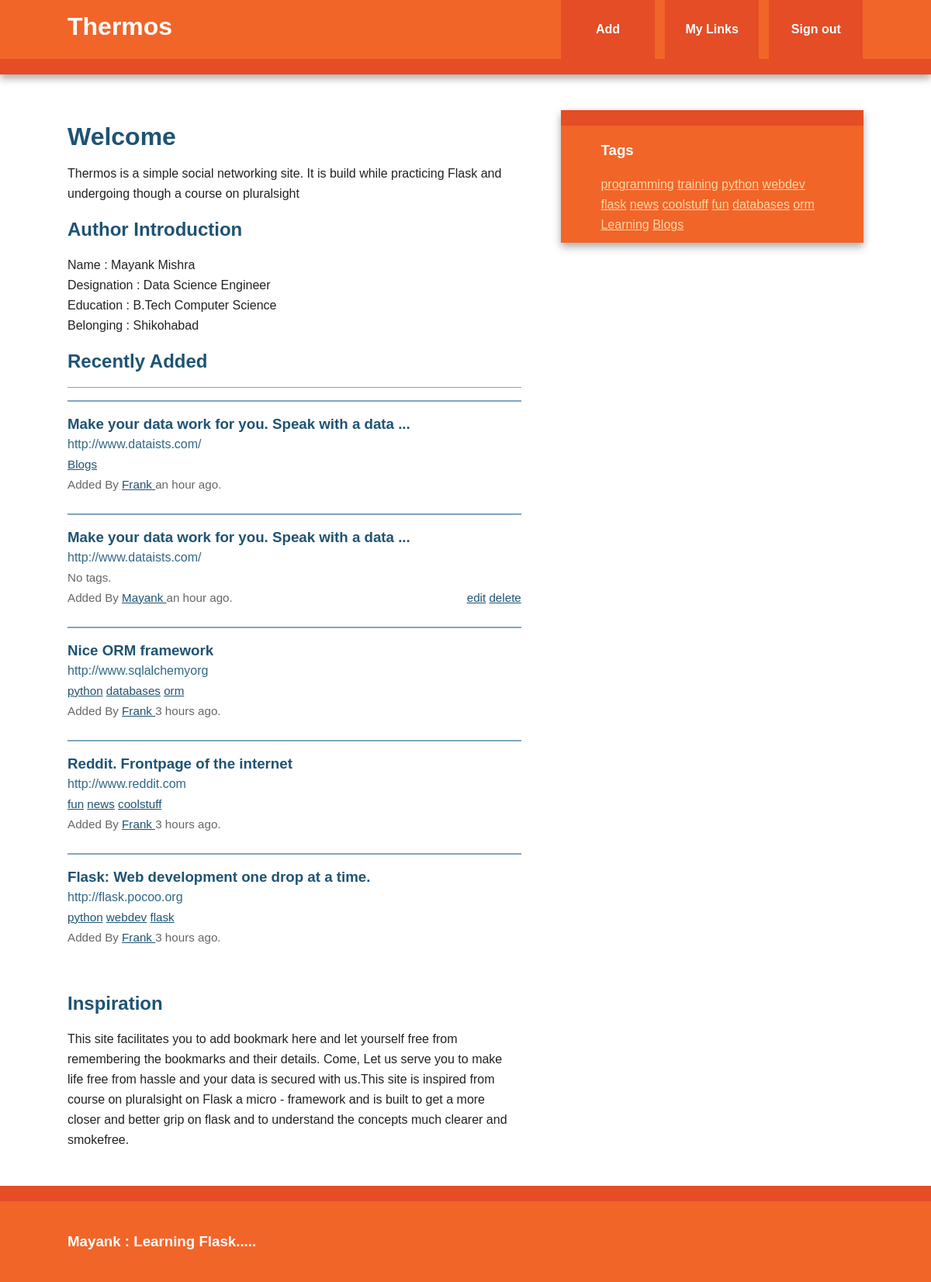
The page /index (signed in) on the database its author committed.
### models.py (models this page shows, shortened)
class User(db.Model, UserMixin):
    id = db.Column(db.Integer, primary_key = True)
    username = db.Column(db.String(80), unique = True)
    email = db.Column(db.String(120), unique = True)
    bookmarks = db.relationship('Bookmark', backref = 'user', lazy = 'dynamic')
    password_hash = db.Column(db.String)
    @property
    def password(self):
        raise AttributeError('password write-only field')

class Bookmark(db.Model):
    id = db.Column(db.Integer, primary_key = True)
    url = db.Column(db.Text, nullable = False)
    date = db.Column(db.DateTime, default = datetime.utcnow)
    description = db.Column(db.String(300))
    user_id = db.Column(db.Integer, db.ForeignKey('user.id'), nullable = False)
    _tags = db.relationship('Tag', secondary = tags, backref = db.backref('bookmarks', lazy = 'dynamic'))
    @staticmethod
    def newest(num):
        return Bookmark.query.order_by(desc(Bookmark.date)).limit(num)
    @property
    def tags(self):
        return ','.join([t.name for t in self._tags])
    @tags.setter
    def tags(self, string):
        if string:
            self._tags = [Tag.get_or_create(name) for name in string.split(',')]

class Tag(db.Model):
    id = db.Column(db.Integer, primary_key = True)
    name = db.Column(db.String(25), nullable = False, unique = True, index = True)
    @staticmethod
    def all():
        return Tag.query.all()
    def __repr__(self):
        return self.name

### view.py (the view)
@app.route('/')
@app.route('/index')
def index():
    return render_template('index.html', title = "Author Introduction", \
    user = Author('Mayank', 'Mishra', 'Data Science Engineer', 'B.Tech Computer Science', 'Shikohabad'), \
    new_bookmarks = Bookmark.newest(5))

### author.py (called while the page is built)
    def Firstname(self):
        return "{} ".format(self.firstname)

    def Lastname(self):
        return "{}".format(self.lastname)

    def Occupation(self):
        return "{}".format(self.occupation)

    def Education(self):
            return "{} ".format(self.education)

    def Belonging(self):
        return "{} ".format(self.belonging)

### view.py (called while the page is built)
@login_manager.user_loader
def load_user(userid):
    return User.query.get(int(userid))

@app.context_processor
def inject_tags():
    return dict(all_tags = Tag.all)

### templates/index.html (shortened to what this page needs)
{% extends "base.html" %}
{% block content %}
    <article>
        <header>
              <h1>Welcome</h1>
              <p>Thermos is a simple social networking site. It is build while practicing Flask and undergoing though a course on pluralsight </p>
        </header>
        <section>
              <h2>{{ title }}</h2>
              <p>Name : {{ user.Firstname()}} {{user.Lastname()}} <br/>
                 Designation : {{user.Occupation()}} <br/>
                 Education : {{user.Education()}} <br/>
                 Belonging : {{user.Belonging()}}
              </p>
        </section>
        <section>
              <h2>Recently Added</h2>
              {% if new_bookmarks.count() > 0 %}
                  {% with bookmarks = new_bookmarks %}
                        {% include 'bookmarks_list.html' %}
                  {% endwith %}
              {% else %}
                  No bookmarks have been added yet.
              {% endif %}
        </section>
        <section>
              <h2>Inspiration</h2>
              <p>This site facilitates you to add bookmark here and let yourself free from remembering the bookmarks and their details. Come, Let us serve you to make life free from hassle and your data is secured with us.This site is inspired from course on pluralsight on Flask a micro - framework and is built to get a more closer and better grip on flask and to understand the concepts much clearer and smokefree.</p>
        </section>
    </article>
{% endblock %}

### templates/base.html (shortened to what this page needs)
<!doctype html>
<html class="no-js" lang="">
    <head>
        {% block styles %}
            <link rel="stylesheet" href="{{url_for('static', filename = 'css/normalize.min.css')}}">
            <link rel="stylesheet" href="{{url_for('static', filename = 'css/main.css')}}">
        {% endblock %}
    </head>
    <body>
        <div class="header-container">
            <header class="wrapper clearfix">
                <a href="{{url_for('index')}}"><h1 class="title">Thermos</h1></a>
                <nav>
                    <ul>
                        <li><a href="{{ url_for('add') }}">Add</a></li>
                        {% if current_user.is_authenticated %}
                            <li><a href=" {{ url_for('user', username = current_user.username) }} ">My Links</a></li>
                            <li><a href=" {{ url_for('logout') }} ">Sign out</a></li>
                        {% else %}
                            <li><a href=" {{ url_for('signup') }} ">Sign Up</a></li>
                            <li><a href=" {{ url_for('login') }} ">Sign in</a></li>
                        {% endif %}
                    </ul>
                </nav>
            </header>
        </div>
        <div class="main-container">
            <div class="main wrapper clearfix">
                {% block content %}
                {% endblock %}
                {% block sidebar %}
                    <aside>
                        <h3>Tags</h3>
                        {% for t in all_tags() %}
                              <a href = '{{ url_for("tag", name = t) }}'>{{ t }}</a>
                        {% endfor %}
                    </aside>
                {% endblock %}
            </div>
        </div>
        <div class="footer-container">
            <footer class="wrapper">
                <h3>Mayank : Learning Flask.....</h3>
            </footer>
        </div>
    </body>
</html>

### templates/bookmarks_list.html
<ul class="bookmarks" >
    {% for bookmark in bookmarks %}
        <li>
            {% include "bookmarks.html" %}
        </li>
    {% endfor %}
</ul>

### templates/bookmarks.html
<div class = 'bookmarks'>
    <a class = 'header' href = '{{ bookmark.url }}'>
        <h3 class = 'description'>
              {{ bookmark.description|truncate(50, killwords = True) }}
        </h3>
        <span class = 'url'>
              {{ bookmark.url|truncate(50, killwords = True) }}
        </span>
    </a>
    <div class = 'info'>
        <span class = 'tags'>
              {% if bookmark.tags %}
                      {% for t in bookmark._tags %}
                            <a href = '{{ url_for("tag", name = t) }}'>{{ t }}</a>
                      {% endfor %}
              {% else %}
                      No tags.
              {% endif %}
        </span>
        <br>
        Added By <a href = '{{ url_for("user", username = bookmark.user.username) }}'>
              {{ bookmark.user.username }}
        </a>
        {{ moment(bookmark.date).fromNow() }}.
        {% if current_user == bookmark.user %}
              <span class = "editlinks">
                    <a href = '{{ url_for("edit_bookmark", bookmark_id = bookmark.id) }}'>edit</a>
                    <a href = '{{ url_for("delete_bookmark", bookmark_id = bookmark.id) }}'>delete</a>
              </span>
        {% endif %}
    </div>
</div>

### static/css/main.css (style rules this page uses)
html { color: #222; font-size: 1em; line-height: 1.4; }
body { font: 16px/26px Helvetica, Helvetica Neue, Arial; }
.wrapper { width: 90%; margin: 0 5%; }
.header-container { border-bottom: 20px solid #e44d26; }
.footer-container, .main aside { border-top: 20px solid #e44d26; }
.header-container, .footer-container, .main aside { background: #f16529; }
.title { color: white; }
nav ul { margin: 0; padding: 0; list-style-type: none; }
nav a { display: block; margin-bottom: 10px; padding: 15px 0; text-align: center; text-decoration: none; font-weight: bold; color: white; background: #e44d26; }
.main { padding: 30px 0; }
.main article h1 { font-size: 2em; }
.main aside { color: white; padding: 0px 5% 10px; }
.footer-container footer { color: white; padding: 20px 0; }
a, a:visited { color: #1E5373; }
aside a { color: #FFD6A3; }
h1, h2, h3, h4, h5, h6 { color: #1E5373; }
.main aside h3, footer h3, footer a, footer a:visited { color: white;`` }
ul.bookmarks { list-style: none none; padding-left: 0; }
ul.bookmarks li { padding-bottom: .5em; border-top: 1px solid #7EA6BF; padding: 12m 0; }
.bookmarks { padding-bottom: .5em; border-top: 1px solid #7EA6BF; padding: 1em 0; }
a.header { color: #326786; text-decoration: none; display: block; }
a.header h3 { margin: 0 0; }
div.info { font-size: .95em; color: #666666; }
span.editlinks { float: right;; }
@media only screen and (min-width: 480px) { nav a { float: left; width: 27%; margin: 0 1.7%; padding: 25px 2%; margin-bottom: 0; } }
@media only screen and (min-width: 480px) { nav li:first-child a { margin-left: 0; } }
@media only screen and (min-width: 480px) { nav li:last-child a { margin-right: 0; } }
@media only screen and (min-width: 480px) { nav ul li { display: inline; } }
@media only screen and (min-width: 768px) { .header-container, .main aside { -webkit-box-shadow: 0 5px 10px #aaa; -moz-box-shadow: 0 5px 10px #aaa; box-shadow: 0 5px 10px #aaa; } }
@media only screen and (min-width: 768px) { .title { float: left; } }
@media only screen and (min-width: 768px) { nav { float: right; width: 38%; } }
@media only screen and (min-width: 768px) { .main article { float: left; width: 57%; } }
@media only screen and (min-width: 768px) { .main aside { float: right; width: 28%; } }
@media only screen and (min-width: 1140px) { .wrapper { width: 1026px; margin: 0 auto; } }
.clearfix:before, .clearfix:after { content: " "; display: table; }
.clearfix:after { clear: both; }
.clearfix { *zoom: 1; }

### rows shown on the page
User: Firstname "Mayank"
Bookmark: description "Make your data work for you. Speak with a data ...", url "http://www.dataists.com/", user.username "Frank", date "an hour ago"
Tag: name "Blogs"
Bookmark: description "Make your data work for you. Speak with a data ...", url "http://www.dataists.com/", shows "No tags.", user.username "Mayank", date "an hour ago"
Bookmark: description "Nice ORM framework", url "http://www.sqlalchemyorg", user.username "Frank", date "3 hours ago"
Tag: name "python"
Tag: name "databases"
Tag: name "orm"
Bookmark: description "Reddit. Frontpage of the internet", url "http://www.reddit.com", user.username "Frank", date "3 hours ago"
Tag: name "fun"
Tag: name "news"
Tag: name "coolstuff"
Bookmark: description "Flask: Web development one drop at a time.", url "http://flask.pocoo.org", user.username "Frank", date "3 hours ago"
Tag: name "webdev"
Tag: name "flask"
Tag: name "programming"
Tag: name "training"
Tag: name "Learning"

### other values the page prints
{{ title }} "Author Introduction"
{{ user.Lastname() }} "Mishra"
{{ user.Occupation() }} "Data Science Engineer"
{{ user.Education() }} "B.Tech Computer Science"
{{ user.Belonging() }} "Shikohabad"
